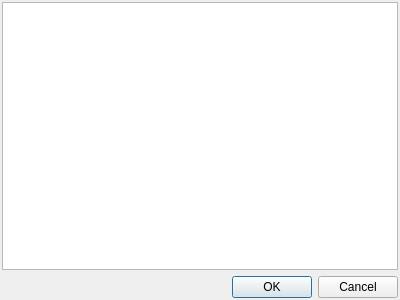
<?xml version="1.0" encoding="UTF-8"?>
<ui version="4.0">
 <class>SubmitToDialog</class>
 <widget class="QDialog" name="SubmitToDialog">
  <property name="geometry">
   <rect>
    <x>0</x>
    <y>0</y>
    <width>400</width>
    <height>300</height>
   </rect>
  </property>
  <property name="windowTitle">
   <string>Select accounts</string>
  </property>
  <layout class="QGridLayout" name="gridLayout">
   <property name="margin">
    <number>2</number>
   </property>
   <item row="0" column="0">
    <widget class="QTreeView" name="TargetsView_">
     <property name="showDropIndicator" stdset="0">
      <bool>false</bool>
     </property>
     <property name="alternatingRowColors">
      <bool>true</bool>
     </property>
     <property name="rootIsDecorated">
      <bool>false</bool>
     </property>
    </widget>
   </item>
   <item row="1" column="0">
    <widget class="QDialogButtonBox" name="buttonBox">
     <property name="orientation">
      <enum>Qt::Horizontal</enum>
     </property>
     <property name="standardButtons">
      <set>QDialogButtonBox::Cancel|QDialogButtonBox::Ok</set>
     </property>
    </widget>
   </item>
  </layout>
 </widget>
 <resources/>
 <connections>
  <connection>
   <sender>buttonBox</sender>
   <signal>accepted()</signal>
   <receiver>SubmitToDialog</receiver>
   <slot>accept()</slot>
   <hints>
    <hint type="sourcelabel">
     <x>248</x>
     <y>254</y>
    </hint>
    <hint type="destinationlabel">
     <x>157</x>
     <y>274</y>
    </hint>
   </hints>
  </connection>
  <connection>
   <sender>buttonBox</sender>
   <signal>rejected()</signal>
   <receiver>SubmitToDialog</receiver>
   <slot>reject()</slot>
   <hints>
    <hint type="sourcelabel">
     <x>316</x>
     <y>260</y>
    </hint>
    <hint type="destinationlabel">
     <x>286</x>
     <y>274</y>
    </hint>
   </hints>
  </connection>
 </connections>
</ui>
